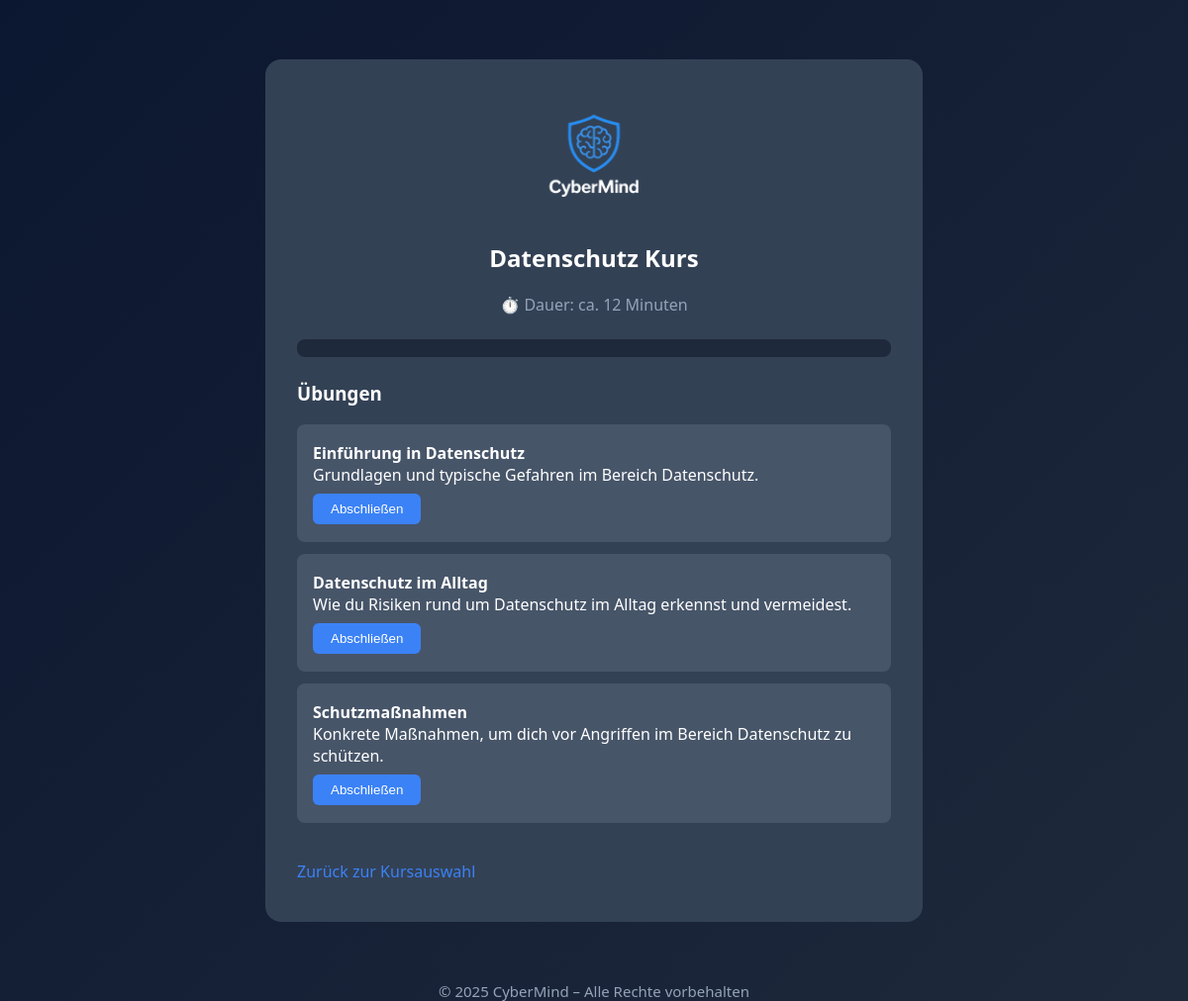
Page /datenschutz_course.php (signed in) on the committed database.
### tables this page shows
CREATE TABLE datenschutz_exercises (
    id INT AUTO_INCREMENT PRIMARY KEY,
    title VARCHAR(200) NOT NULL,
    content TEXT NOT NULL
);

### datenschutz_course.php (the view, shortened to what this page needs)
<?php
include 'db.php';
$sql = "SELECT id, plan, created_at FROM users WHERE username=?";
$stmt = $conn->prepare($sql);
$stmt->bind_param("s", $_SESSION['username']);
$stmt->execute();
$result = $stmt->get_result();
$user = $result->fetch_assoc();
$user_id = $user['id'];
$course_duration = 12;
$sql = "SELECT * FROM datenschutz_exercises";
$result = $conn->query($sql);
$exercises = [];
while ($exercise = $result->fetch_assoc()) {
    $sql2 = "SELECT completed FROM datenschutz_exercise_user WHERE user_id=? AND exercise_id=?";
    $stmt2 = $conn->prepare($sql2);
    $stmt2->bind_param("ii", $user_id, $exercise['id']);
    $stmt2->execute();
    $res2 = $stmt2->get_result();
    $done = ($res2->fetch_assoc()['completed'] ?? 0);
    $exercise['done'] = $done;
    $exercises[] = $exercise;
}
?>
<!DOCTYPE html>
<html lang="de">
<head>
</head>
<body>
<div class="center-box">
<img class="logo" src="Logo_no_background.png" alt="CyberMind Logo">
<h2>Datenschutz Kurs</h2>
<div class="duration">⏱️ Dauer: ca. <?php echo $course_duration; ?> Minuten</div>
<div class="progress-bar"><div class="progress" id="progress"></div></div>
<h3>Übungen</h3>
<ul class="exercise-list" id="exerciseList">
<?php foreach ($exercises as $ex): ?>
<li data-id="<?php echo $ex['id']; ?>">
<b><?php echo htmlspecialchars($ex['title']); ?></b><br>
<span><?php echo htmlspecialchars($ex['content']); ?></span>
<?php if ($ex['done']): ?>
<span class="done">✔ Abgeschlossen</span>
<?php else: ?>
<form method="POST" class="exerciseForm" style="margin-top:8px;">
<button type="submit">Abschließen</button>
</form>
<?php endif; ?>
</li>
<?php endforeach; ?>
</ul>
<br><a href="exercises.php">Zurück zur Kursauswahl</a>
</div>
<footer>© 2025 CyberMind – Alle Rechte vorbehalten</footer>
</body>
</html>

### rows in the picture
datenschutz_exercises: title "Einführung in Datenschutz", content "Grundlagen und typische Gefahren im Bereich Datenschutz."
datenschutz_exercises: title "Datenschutz im Alltag", content "Wie du Risiken rund um Datenschutz im Alltag erkennst und vermeidest."
datenschutz_exercises: title "Schutzmaßnahmen", content "Konkrete Maßnahmen, um dich vor Angriffen im Bereich Datenschutz zu schützen."

### other values in the picture
$course_duration "12"
